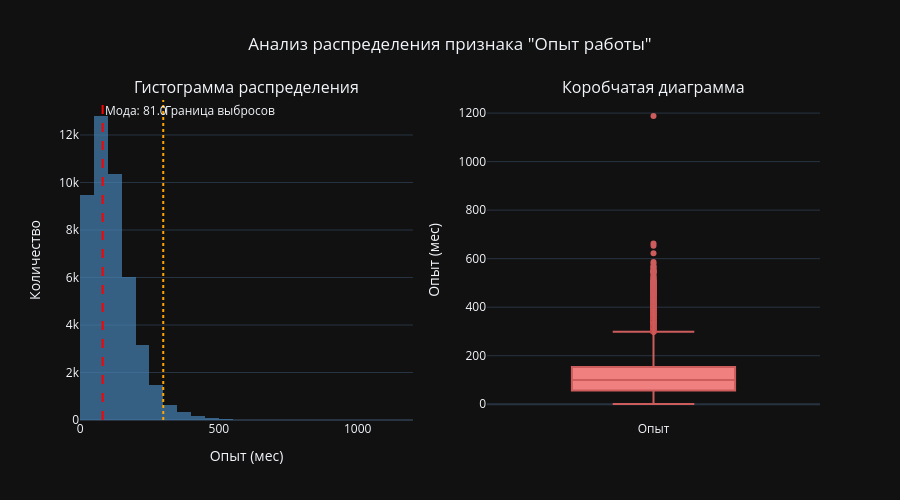

The notebook cell this image was saved under:
### Markdown cell above
### 2. Постройте распределение признака **"Опыт работы (месяц)"**. 
Опишите данное распределение, отвечая на следующие вопросы: чему равна мода распределения, каковы предельные значения признака, в каком примерном интервале находится опыт работы большинства соискателей? Есть ли аномалии для признака опыта работы, какие значения вы бы причислили к их числу?
*Совет: постройте гистограмму и коробчатую диаграмму рядом.*

### Code cell
# Мода
mode_vals = hh_database['Опыт работы (месяц)'].mode().values
mode_str = ", ".join(map(str, mode_vals)) if len(mode_vals) > 0 else "Нет моды"

# Предельные значения
min_val = hh_database['Опыт работы (месяц)'].min()
max_val = hh_database['Опыт работы (месяц)'].max()

# Квартили для определения интервала большинства и выбросов
q1 = hh_database['Опыт работы (месяц)'].quantile(0.25)
q3 = hh_database['Опыт работы (месяц)'].quantile(0.75)
iqr = q3 - q1

# Интервал большинства
p05 = hh_database['Опыт работы (месяц)'].quantile(0.05)
p95 = hh_database['Опыт работы (месяц)'].quantile(0.95)

# Границы выбросов по правилу 1.5 IQR
lower_bound = q1 - 1.5 * iqr
upper_bound = q3 + 1.5 * iqr

# Поиск аномалий
outliers = hh_database[(df['Опыт работы (месяц)'] < lower_bound) | (hh_database['Опыт работы (месяц)'] > upper_bound)]['Опыт работы (месяц)']
outlier_count = len(outliers)
outlier_vals = outliers.values

fig = make_subplots(rows=1, cols=2, subplot_titles=('Гистограмма распределения', 'Коробчатая диаграмма'), horizontal_spacing=0.1)

# Гистограмма
fig.add_trace(go.Histogram(x=df['Опыт работы (месяц)'], nbinsx=50, name='Частота', marker_color='steelblue', opacity=0.7), row=1, col=1)

# Линии для моды и границ выбросов
for m in mode_vals:
    fig.add_vline(x=m, line_dash="dash", line_color="red", annotation_text=f"Мода: {m}", row=1, col=1)

fig.add_vline(x=upper_bound, line_dash="dot", line_color="orange", annotation_text="Граница выбросов", row=1, col=1)

# Коробчатая диаграмма
fig.add_trace(go.Box( y=df['Опыт работы (месяц)'], name='Опыт', boxpoints='outliers', marker_color='indianred', fillcolor='lightcoral'), row=1, col=2)

# Настройка макета
fig.update_layout(title_text='Анализ распределения признака "Опыт работы"', title_x=0.5, height=500, showlegend=False)
fig.update_xaxes(title_text="Опыт (мес)", row=1, col=1)
fig.update_yaxes(title_text="Количество", row=1, col=1)
fig.update_yaxes(title_text="Опыт (мес)", row=1, col=2)

fig.show()

# 4.2 Чему равен максимальный опыт работы (в месяцах)?
# 1188

### Figure 1 — Plotly figure (JSON) as saved in the notebook; plotly's stock layout.template omitted (floating-point values rounded to 4 significant figures; data arrays with more than 128 entries replaced by an {"elided": "..."} marker saying what was removed)
{"data": [{"marker": {"color": "steelblue"}, "name": "Частота", "nbinsx": 50, "opacity": 0.7, "x": {"elided": "44744 float values"}, "type": "histogram", "xaxis": "x", "yaxis": "y"}, {"boxpoints": "outliers", "fillcolor": "lightcoral", "marker": {"color": "indianred"}, "name": "Опыт", "y": {"elided": "44744 float values"}, "type": "box", "xaxis": "x2", "yaxis": "y2"}], "layout": {"xaxis": {"anchor": "y", "domain": [0.0, 0.45], "title": {"text": "Опыт (мес)"}}, "yaxis": {"anchor": "x", "domain": [0.0, 1.0], "title": {"text": "Количество"}}, "xaxis2": {"anchor": "y2", "domain": [0.55, 1.0]}, "yaxis2": {"anchor": "x2", "domain": [0.0, 1.0], "title": {"text": "Опыт (мес)"}}, "annotations": [{"font": {"size": 16}, "showarrow": false, "text": "Гистограмма распределения", "x": 0.225, "xanchor": "center", "xref": "paper", "y": 1.0, "yanchor": "bottom", "yref": "paper"}, {"font": {"size": 16}, "showarrow": false, "text": "Коробчатая диаграмма", "x": 0.775, "xanchor": "center", "xref": "paper", "y": 1.0, "yanchor": "bottom", "yref": "paper"}, {"showarrow": false, "text": "Мода: 81.0", "x": 81.0, "xanchor": "left", "xref": "x", "y": 1, "yanchor": "top", "yref": "y domain"}, {"showarrow": false, "text": "Граница выбросов", "x": 299.5, "xanchor": "left", "xref": "x", "y": 1, "yanchor": "top", "yref": "y domain"}], "shapes": [{"line": {"color": "red", "dash": "dash"}, "type": "line", "x0": 81.0, "x1": 81.0, "xref": "x", "y0": 0, "y1": 1, "yref": "y domain"}, {"line": {"color": "orange", "dash": "dot"}, "type": "line", "x0": 299.5, "x1": 299.5, "xref": "x", "y0": 0, "y1": 1, "yref": "y domain"}], "title": {"text": "Анализ распределения признака \"Опыт работы\"", "x": 0.5}, "height": 500, "showlegend": false}}
